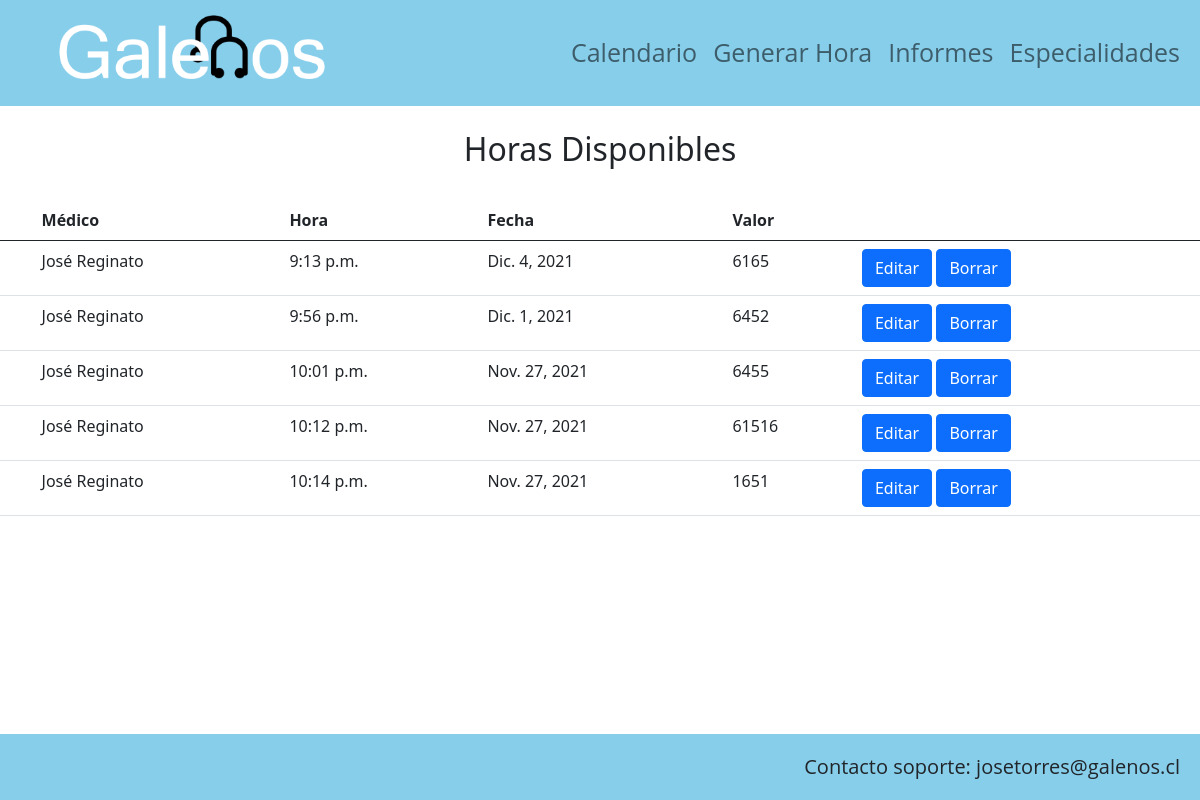
The page /listar_hora/5 on the database its author committed.
### AppGalenos/models.py (models this page shows)
class Hora(models.Model):
        fecha = models.DateField()
        hora = models.TimeField()
        valor = models.IntegerField()
        paciente = models.ForeignKey(Paciente, on_delete=models.PROTECT, null=True, blank=True)
        medico = models.ForeignKey(Medico, on_delete=models.PROTECT)

class Medico(models.Model):
        rut = models.IntegerField()
        dVerificador = models.CharField(max_length=1)
        primerNombre = models.CharField(max_length=20)
        segundoNombre = models.CharField(max_length=20)
        primerApellido = models.CharField(max_length=20)
        segundoApellido = models.CharField(max_length=20)
        edad = models.IntegerField()
        direccion = models.CharField(max_length=100)
        sexo = models.CharField(max_length=10)
        telefono = models.IntegerField()
        fechaNacimiento = models.DateField()
        correo = models.CharField(max_length=70)
        tipoContrato = models.CharField(max_length=20)
        sueldo = models.IntegerField()
        sucursal = models.CharField(max_length=60)
        especialidad = models.ForeignKey(Especialidad, on_delete=models.PROTECT)
        def __str__(self):
            return self.primerNombre +" "+ self.primerApellido

### AppGalenos/views.py (the view)
# urls.py: path('listar_hora/<int:id_medico>', views.listar_hora, name="listar_hora"),
def listar_hora(request,id_medico):
    horas = Hora.objects.filter(medico = id_medico)
    medicos = Medico.objects.all()
    data = {
        'horas': horas,
        'medicos': medicos
    }
    return render(request, "listar_horas.html", data)

### AppGalenos/templates/listar_horas.html (shortened to what this page needs)
{% extends 'base.html' %}
{% load static %}
{% block css %}
<link rel="stylesheet" href="{% static 'css/horas_disp.css' %}">
{% endblock %}
{% block contenido %}
<br>
<h2>Horas Disponibles</h2>
<br>
<table id="tabla-categorias" class="table table-hover">
    <thead>
        <tr>
            <th scope='col'></th>
            <th scope='col'> Médico </th>
            <th scope='col'> Hora </th>
            <th scope='col'> Fecha </th>
            <th scope='col'> Valor </th>
            <th scope='col'></th>
        </tr>
    </thead>
    {% for c in horas %}
    <tr>
            <td> </td>
            <td> {{c.medico}}</td>
            <td> {{ c.hora }} </td>
            <td> {{c.fecha}} </td>
            <td> {{c.valor}} </td>
            <td><a class="btn btn-primary" href="{% url 'editar_hora' c.id%}">Editar</a>
                <a class="btn btn-primary" href="#" onclick="eliminarHora({{ c.id }})">Borrar</a> </td>
    </tr>
    {% endfor %}
</table>
<br><br><br><br>
{% endblock %}

### AppGalenos/static/css/horas_disp.css (style rules this page uses)
h2 { text-align: center; }

### AppGalenos/static/css/base.css (style rules this page uses)
* { margin: 0; padding: 0; max-width: 100%; max-height: 100%; }
html { min-height: 100%; position: relative; }
body { margin: 0; margin-bottom: 40px; min-height: 100%; }

### rows shown on the page
Hora: medico "José Reginato", hora "9:13 p.m.", fecha "Dic. 4, 2021", valor "6165"
Hora: medico "José Reginato", hora "9:56 p.m.", fecha "Dic. 1, 2021", valor "6452"
Hora: medico "José Reginato", hora "10:01 p.m.", fecha "Nov. 27, 2021", valor "6455"
Hora: medico "José Reginato", hora "10:12 p.m.", fecha "Nov. 27, 2021", valor "61516"
Hora: medico "José Reginato", hora "10:14 p.m.", fecha "Nov. 27, 2021", valor "1651"
